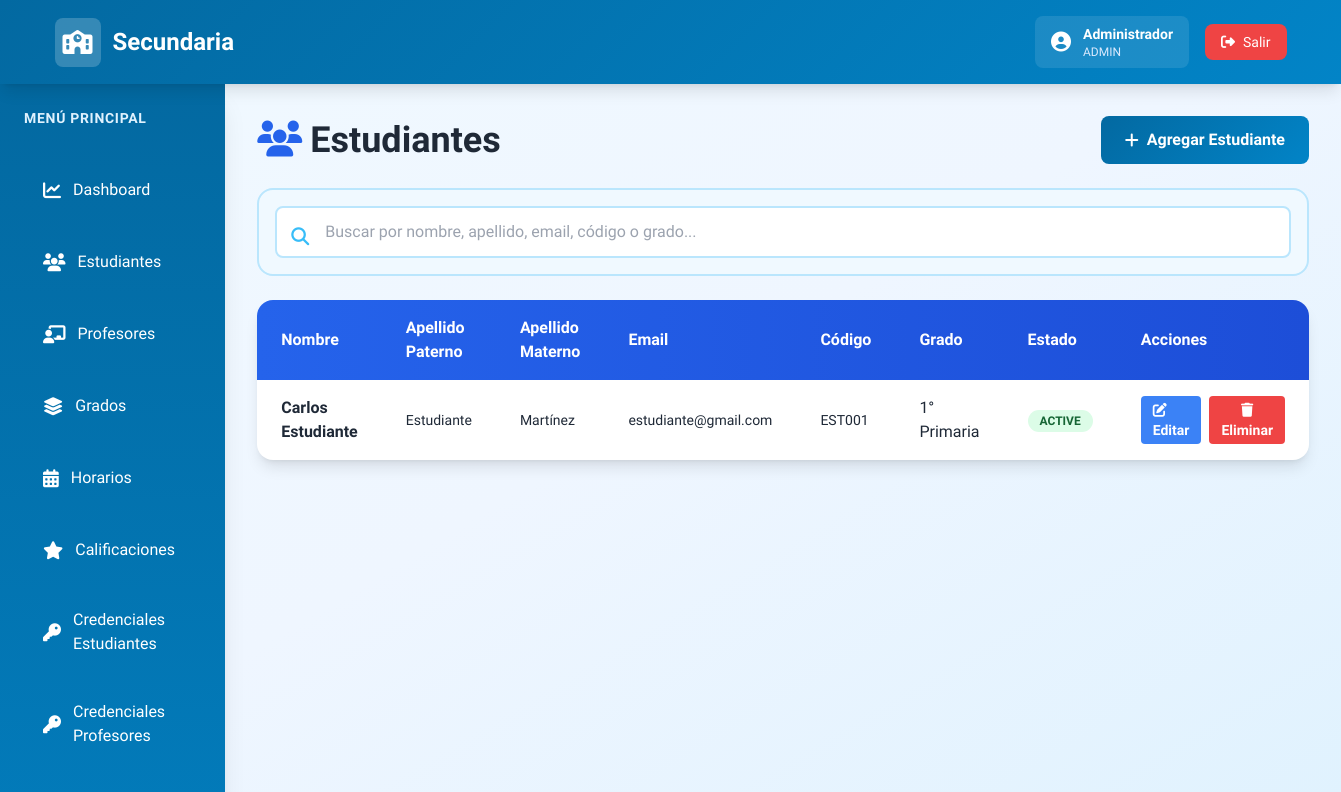
The app's page /students (signed in) with its own data.
### models.py (models this page shows)
class User(UserMixin, db.Model):
    __tablename__ = 'users'
    id = db.Column(db.String(36), primary_key=True, default=lambda: str(uuid.uuid4()))
    email = db.Column(db.String(255), unique=True, nullable=False)
    password = db.Column(db.String(255), nullable=False)
    name = db.Column(db.String(255), nullable=False)
    role = db.Column(db.String(20), nullable=False)
    created_at = db.Column(db.DateTime, default=datetime.utcnow)

class Student(db.Model):
    __tablename__ = 'students'
    id = db.Column(db.String(36), primary_key=True, default=lambda: str(uuid.uuid4()))
    user_id = db.Column(db.String(36), db.ForeignKey('users.id'), nullable=False)
    student_code = db.Column(db.String(50), unique=True, nullable=False)
    grade_id = db.Column(db.String(36), db.ForeignKey('grades.id'), nullable=False)
    apellido_paterno = db.Column(db.String(100), nullable=True)
    apellido_materno = db.Column(db.String(100), nullable=True)
    enrollment_date = db.Column(db.Date, nullable=False)
    status = db.Column(db.String(20), default='active')
    created_at = db.Column(db.DateTime, default=datetime.utcnow)
    user = db.relationship('User', backref='student_profile')
    grade = db.relationship('Grade', backref='students')

class Grade(db.Model):
    __tablename__ = 'grades'
    id = db.Column(db.String(36), primary_key=True, default=lambda: str(uuid.uuid4()))
    name = db.Column(db.String(50), unique=True, nullable=False)
    level = db.Column(db.Integer)
    max_students = db.Column(db.Integer, default=40)
    created_at = db.Column(db.DateTime, default=datetime.utcnow)

### routes.py (the view)
@app.route('/students')
@login_required
def students():
    if current_user.role != 'admin':
        flash('Acceso denegado', 'error')
        return redirect(url_for('dashboard'))
    students = Student.query.all()
    grades = Grade.query.all()
    return render_template('students.html', students=students, grades=grades)

### app.py (called while the page is built)
@login_manager.user_loader
def load_user(user_id):
    try:
        return User.query.get(user_id)
    except Exception as e:
        print(f"Error loading user: {e}")
        return None

### templates/students.html (shortened to what this page needs)
{% extends "base.html" %}
{% block content %}
<div class="space-y-6">
    <div class="flex justify-between items-center">
        <h1 class="text-4xl font-bold text-gray-800"><i class="fas fa-users text-blue-600 mr-2"></i>Estudiantes</h1>
        <button onclick="openModal('addStudentModal')" class="gradient-btn text-white px-6 py-3 rounded-lg font-bold flex items-center gap-2">
            <i class="fas fa-plus"></i> Agregar Estudiante
        </button>
    </div>
    <div class="bg-sky-50 rounded-2xl p-4 border-2 border-sky-200">
        <div class="relative">
            <i class="fas fa-search absolute left-4 top-4 text-sky-400 text-lg"></i>
            <input type="text" id="searchInput" placeholder="Buscar por nombre, apellido, email, código o grado..." class="w-full pl-12 pr-4 py-3 bg-white border-2 border-sky-200 rounded-lg focus:outline-none focus:border-sky-500 text-gray-800" onkeyup="filterStudents()">
        </div>
    </div>
    <div class="bg-white rounded-2xl shadow-lg overflow-hidden">
        <table class="w-full">
            <thead class="bg-gradient-to-r from-blue-600 to-blue-700 text-white">
                <tr>
                    <th class="px-6 py-4 text-left">Nombre</th>
                    <th class="px-6 py-4 text-left">Apellido Paterno</th>
                    <th class="px-6 py-4 text-left">Apellido Materno</th>
                    <th class="px-6 py-4 text-left">Email</th>
                    <th class="px-6 py-4 text-left">Código</th>
                    <th class="px-6 py-4 text-left">Grado</th>
                    <th class="px-6 py-4 text-left">Estado</th>
                    <th class="px-6 py-4 text-left">Acciones</th>
                </tr>
            </thead>
            <tbody class="divide-y" id="studentTableBody">
                {% for student in students %}
                <tr class="hover:bg-sky-50 student-row" data-searchtext="{{ student.user.name.lower() }} {{ student.apellido_paterno.lower() if student.apellido_paterno else '' }} {{ student.apellido_materno.lower() if student.apellido_materno else '' }} {{ student.user.email.lower() }} {{ student.student_code.lower() }} {{ student.grade.name.lower() }}">
                    <td class="px-6 py-4 font-semibold">{{ student.user.name }}</td>
                    <td class="px-6 py-4 text-sm">{{ student.apellido_paterno or '-' }}</td>
                    <td class="px-6 py-4 text-sm">{{ student.apellido_materno or '-' }}</td>
                    <td class="px-6 py-4 text-sm">{{ student.user.email }}</td>
                    <td class="px-6 py-4 text-sm">{{ student.student_code }}</td>
                    <td class="px-6 py-4">{{ student.grade.name }}</td>
                    <td class="px-6 py-4"><span class="px-3 py-1 bg-green-100 text-green-800 rounded-full text-xs font-bold">{{ student.status|upper }}</span></td>
                    <td class="px-6 py-4 flex gap-2">
                        <a href="{{ url_for('edit_student', student_id=student.id) }}" class="bg-blue-500 hover:bg-blue-600 text-white px-3 py-1 rounded text-sm font-bold transition">
                            <i class="fas fa-edit"></i> Editar
                        </a>
                        <form method="POST" action="{{ url_for('delete_student', student_id=student.id) }}" style="display:inline;">
                            <button type="submit" onclick="return confirm('¿Eliminar estudiante?')" class="bg-red-500 hover:bg-red-600 text-white px-3 py-1 rounded text-sm font-bold transition">
                                <i class="fas fa-trash"></i> Eliminar
                            </button>
                        </form>
                    </td>
                </tr>
                {% endfor %}
            </tbody>
        </table>
    </div>
</div>
{% endblock %}

### templates/base.html (shortened to what this page needs)
<!DOCTYPE html>
<html lang="es">
<head>
    <script src="https://cdn.tailwindcss.com"></script>
    <link rel="stylesheet" href="https://cdnjs.cloudflare.com/ajax/libs/font-awesome/6.4.0/css/all.min.css">
</head>
<body class="bg-gradient-to-br from-sky-50 via-blue-50 to-sky-100 text-gray-800 min-h-screen">
    <nav class="gradient-header text-white shadow-lg sticky top-0 z-50">
        <div class="container mx-auto px-6 py-4 flex justify-between items-center">
            <div class="text-2xl font-bold flex items-center gap-3">
                <div class="bg-white bg-opacity-20 p-2 rounded-lg">
                    <i class="fas fa-school text-2xl"></i>
                </div>
                <span>Secundaria</span>
            </div>
            <div class="flex gap-4 items-center">
                {% if current_user.is_authenticated %}
                <a href="{{ url_for('my_profile') }}" class="flex items-center gap-3 bg-white bg-opacity-10 px-4 py-2 rounded-lg hover:bg-opacity-20 transition cursor-pointer">
                    <i class="fas fa-user-circle text-xl"></i>
                    <div class="text-sm">
                        <div class="font-semibold">{{ current_user.name }}</div>
                        <div class="text-xs text-blue-100 uppercase font-medium">{{ current_user.role }}</div>
                    </div>
                </a>
                <a href="{{ url_for('logout') }}" class="bg-red-500 hover:bg-red-600 px-4 py-2 rounded-lg transition font-medium text-sm flex items-center gap-2">
                    <i class="fas fa-sign-out-alt"></i> Salir
                </a>
                {% endif %}
            </div>
        </div>
    </nav>
    {% if current_user.is_authenticated %}
    <div class="flex">
        <aside class="w-72 bg-gradient-to-b from-sky-700 to-sky-600 text-white min-h-screen p-6 shadow-xl">
            <div class="mb-8">
                <h2 class="text-sm font-bold uppercase tracking-wider text-sky-100 mb-4">Menú Principal</h2>
            </div>
            <ul class="space-y-3">
                <li>
                    <a href="{{ url_for('dashboard') }}" class="sidebar-item block p-4 rounded-lg hover:bg-sky-500 transition flex items-center gap-3 font-medium">
                        <i class="fas fa-chart-line text-lg"></i>
                        <span>Dashboard</span>
                    </a>
                </li>
                {% if current_user.role == 'admin' %}
                <li>
                    <a href="{{ url_for('students') }}" class="sidebar-item block p-4 rounded-lg hover:bg-sky-500 transition flex items-center gap-3 font-medium">
                        <i class="fas fa-users text-lg"></i>
                        <span>Estudiantes</span>
                    </a>
                </li>
                <li>
                    <a href="{{ url_for('teachers') }}" class="sidebar-item block p-4 rounded-lg hover:bg-sky-500 transition flex items-center gap-3 font-medium">
                        <i class="fas fa-chalkboard-user text-lg"></i>
                        <span>Profesores</span>
                    </a>
                </li>
                <li>
                    <a href="{{ url_for('grades') }}" class="sidebar-item block p-4 rounded-lg hover:bg-sky-500 transition flex items-center gap-3 font-medium">
                        <i class="fas fa-layer-group text-lg"></i>
                        <span>Grados</span>
                    </a>
                </li>
                <li>
                    <a href="{{ url_for('view_schedule') }}" class="sidebar-item block p-4 rounded-lg hover:bg-sky-500 transition flex items-center gap-3 font-medium">
                        <i class="fas fa-calendar-alt text-lg"></i>
                        <span>Horarios</span>
                    </a>
                </li>
                <li>
                    <a href="{{ url_for('admin_all_grades') }}" class="sidebar-item block p-4 rounded-lg hover:bg-sky-500 transition flex items-center gap-3 font-medium">
                        <i class="fas fa-star text-lg"></i>
                        <span>Calificaciones</span>
                    </a>
                </li>
                <li>
                    <a href="{{ url_for('admin_credentials') }}" class="sidebar-item block p-4 rounded-lg hover:bg-sky-500 transition flex items-center gap-3 font-medium">
                        <i class="fas fa-key text-lg"></i>
                        <span>Credenciales Estudiantes</span>
                    </a>
                </li>
                <li>
                    <a href="{{ url_for('admin_teacher_credentials') }}" class="sidebar-item block p-4 rounded-lg hover:bg-sky-500 transition flex items-center gap-3 font-medium">
                        <i class="fas fa-key text-lg"></i>
                        <span>Credenciales Profesores</span>
                    </a>
                </li>
                {% endif %}
            </ul>
        </aside>
        <main class="flex-1 p-8 fade-in">
    {% else %}
    <main class="flex justify-center items-center min-h-screen">
    {% endif %}
            {% block content %}{% endblock %}
        </main>
    {% if current_user.is_authenticated %}</div>{% endif %}
</body>
</html>

### templates/base.html (style rules this page uses)
* { font-family: 'Plus Jakarta Sans', sans-serif; }
.gradient-header { background: linear-gradient(135deg, #0369a1 0%, #0284c7 100%); }
.gradient-btn { background: linear-gradient(135deg, #0369a1 0%, #0284c7 100%); transition: all 0.3s ease; }
.sidebar-item { transition: all 0.3s ease; border-left: 3px solid transparent; }
.fade-in { animation: fadeIn 0.5s ease-in; }

### records on screen
User: name "Administrador", role "ADMIN"
Student: user.name "Carlos Estudiante", apellido_paterno "Estudiante", apellido_materno "Martínez", user.email "estudiante@gmail.com", student_code "EST001", grade.name "1° Primaria", status "ACTIVE"
